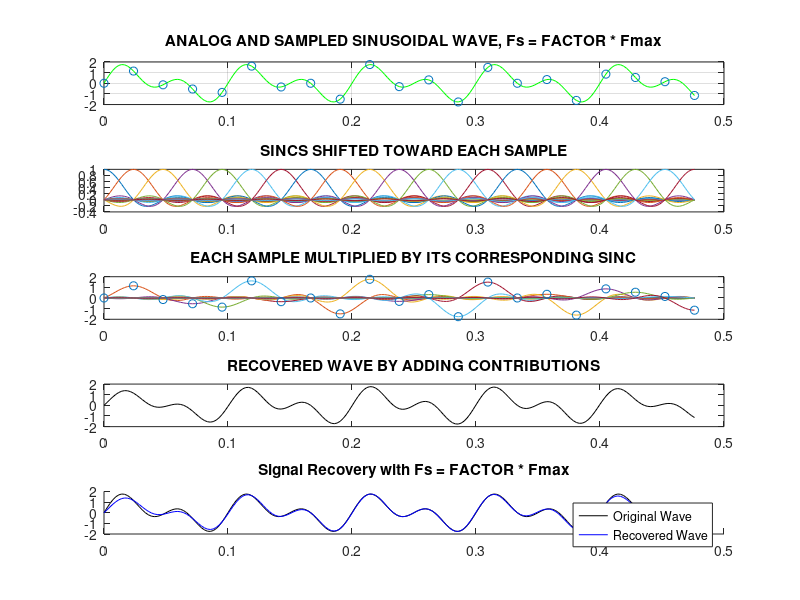

Write the MATLAB code that produced this figure.
%% PRACTICE 3.7. Recovery of composite signals with multiple frequencies

clc, close all, clear all
% Signal data:
F1=10; % frequency of the first component
F2=20; % frequency of the second component
Fmax=F2; % maximum frequency
Fs=2.1*Fmax; %Fs = FACTOR * Fmax
Ts=1/Fs; % Sampling period:
% Signal duration: 20 samples 
duration = 20*Ts;
% Discrete-time vector:
tn=0:Ts:duration; 
% "Analog" waveform simulation:
% Analog sampling time much smaller than Ts 
Ta=Ts/10; 
% Analog time vector:
ta=0:Ta:duration; 
% Analog signal simulation:
ya=sin(2*pi*F1*ta) + sin(2*pi*F2*ta);   
% Sampled signal simulation:
yn= sin(2*pi*F1*tn) + sin(2*pi*F2*tn);   

%Plot of analog and sampled signals:
subplot(5,1,1)
plot(ta,ya,'g',tn,yn,'o');
%axis([0 duration -1 1]);
grid on
title('ANALOG AND SAMPLED SINUSOIDAL WAVE, Fs = FACTOR * Fmax')
 
% SHIFTED SINCS TOWARD THE SAMPLE INSTANTS:
for n=0:duration/Ts % 20 samples
    shifted_sincs(n+1,:)=sinc((ta-n*Ts)/Ts);
    subplot(5,1,2)
    plot(ta, shifted_sincs(1:n+1,:));
    pause(0.1)
    title('SINCS SHIFTED TOWARD EACH SAMPLE');
end
 
% (SHIFTED SINCS) * (CORRESPONDING SAMPLES):
for n=0:duration/Ts
    shifted_sincs_times_samples(n+1,:)= yn(n+1)*sinc((ta-n*Ts)/Ts);
    subplot(5,1,3)
    plot(ta, shifted_sincs_times_samples(1:n+1,:),tn(1:n+1),yn(1:n+1),'o');
    pause(0.1)
    title('EACH SAMPLE MULTIPLIED BY ITS CORRESPONDING SINC')
end
 
% RECONSTRUCTED SIGNAL: 
%reconstructed_signal = sum(shifted_sincs_times_samples;
for n=0:duration/Ts
    subplot(5,1,4)
    reconstructed_signal = sum(shifted_sincs_times_samples (1:n+1,:));
    plot(ta, reconstructed_signal,'k')
    title('RECOVERED WAVE BY ADDING CONTRIBUTIONS')
    pause(0.1)
end
    
% COMPARISON BETWEEN ORIGINAL AND RECOVERED SIGNAL:
subplot(5,1,5)
hold on
plot(ta,ya,'k');
plot(ta, reconstructed_signal,'b');
legend('Original Wave', 'Recovered Wave');
title('Signal Recovery with Fs = FACTOR * Fmax');
 
